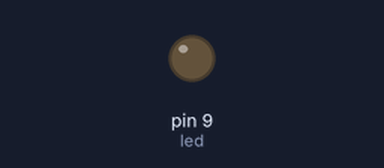
Bench run of a sketch on a simulated Arduino Uno, built with avr-gcc and run on an emulated ATmega328P. On the bench: output pins drawn as LEDs (lit = HIGH).

Above: at 0.05 s.
At 1.25 s:
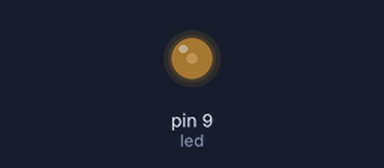
At 2.5 s:
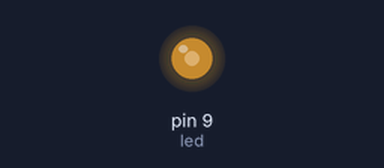
At 5.0 s:
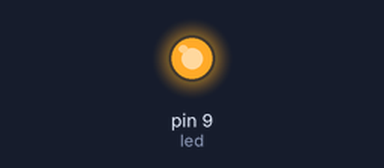
Timing chart, 0 to 6.5 s (numbered marks = the images above):
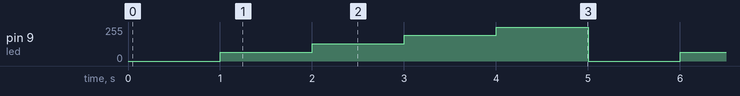

The sketch:

PWM.ino
```cpp
int led = 9;
void setup() {
  // put your setup code here, to run once:
  pinMode(led,OUTPUT);

}

void loop() {
  // put your main code here, to run repeatedly:
  analogWrite(led,0);
  delay(1000);
  analogWrite(led,64);
  delay(1000);
  analogWrite(led,128);
  delay(1000);
  analogWrite(led,192);
  delay(1000);
  analogWrite(led,255);
  delay(1000);

}
```

Measured:
- by itself, pin 9 (led): repeats every 5.0 s: 128/255 1.0 s, 192/255 1.0 s, 255/255 1.0 s, 0/255 1.0 s, 64/255 1.0 s
